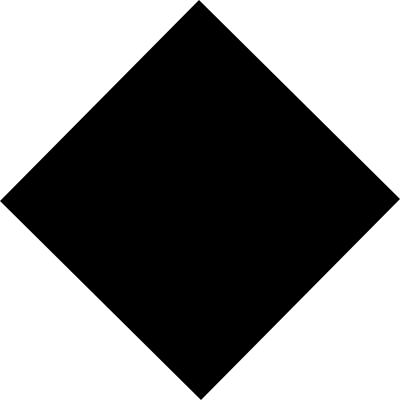
Frame 1 (no input)
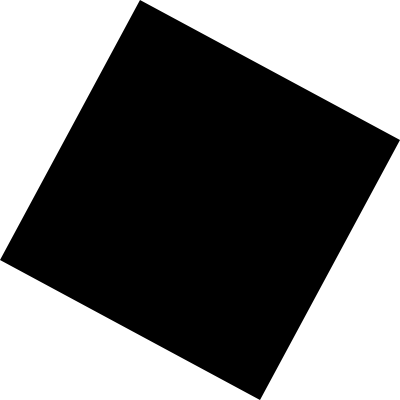
Frame 60 (the mouse pressed at the canvas centre just before this capture)
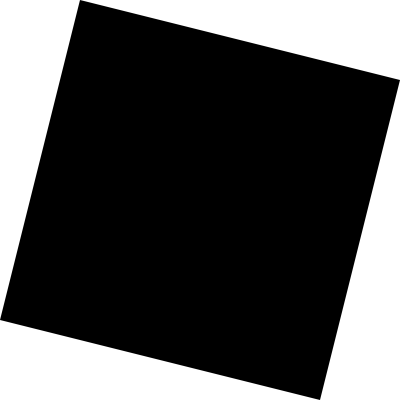
Frame 120 (the mouse held since frame 60 and released just before this capture)

The Processing sketch that drew these frames (run headless with seeded random() and noise(); from frame 60 on, the mouse is pressed at the canvas centre):

// Processing sketch: AfterMalevich
// ── AfterMalevich.pde
int  lambda=200;
void setup() 
{
  size(400,400);
  frameRate(60);
  colorMode(HSB,360,100,100);
  background(0,0,100,100);
  noStroke();

}

void draw()
{
  background(0,0,100);
  
  
  fill(0,0,0);
  lambda=(lambda+1)%width;
  
  quad(0,lambda,  lambda,height,   width,height-lambda,   width-lambda, 0  );
}

void keyPressed() {
   if (key == 's'){
     save("AfterMalevich.png");
   }
 }
